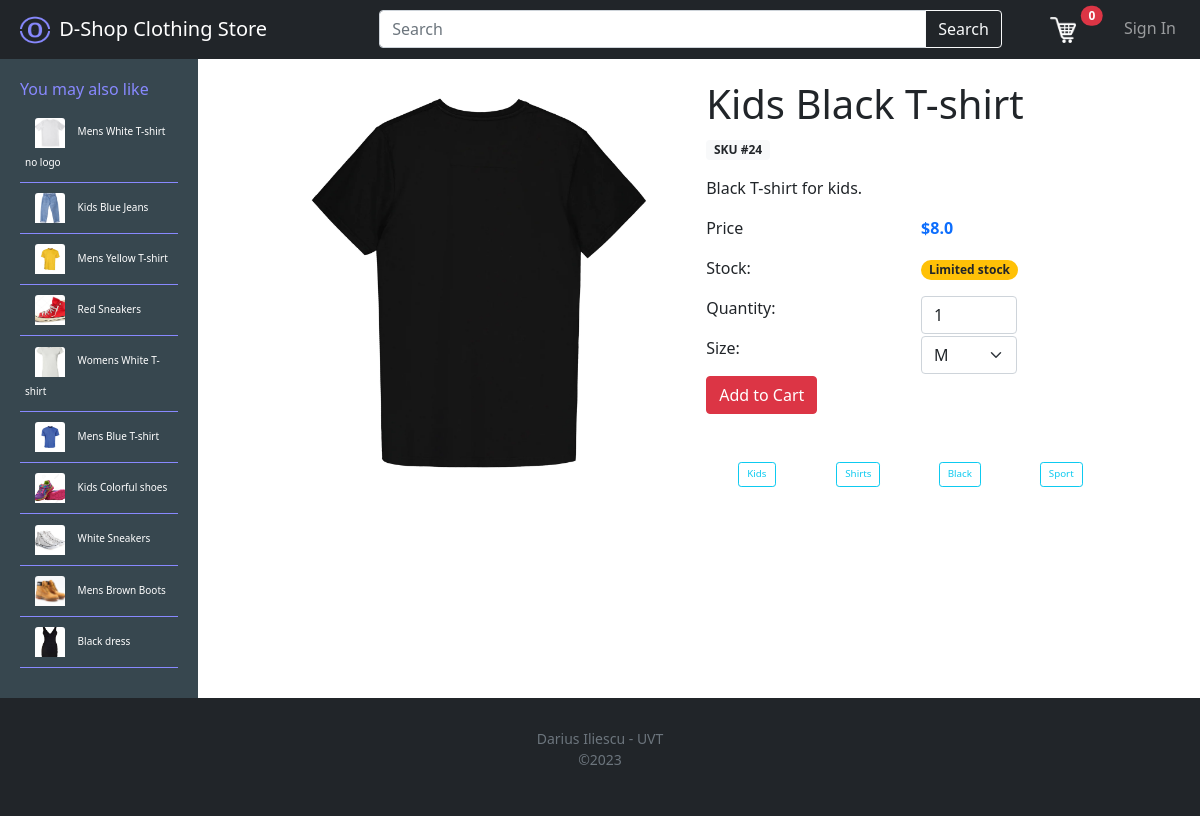
The page /productDescription?prodId=24 on the database its author committed.
### tables this page shows
CREATE TABLE "prods" (
	"prodId"	INTEGER,
	"name"	TEXT,
	"price"	REAL,
	"descr"	TEXT,
	"img"	TEXT,
	"stock"	INTEGER,
	"categId"	INTEGER,
	PRIMARY KEY("prodId"),
	FOREIGN KEY("categId") REFERENCES "categs"("categId")
);

CREATE TABLE "categs" (
	"categId"	INTEGER,
	"name"	TEXT, filterId INTEGER,
	PRIMARY KEY("categId")
);

### main.py (the view)
@app.route("/productDescription")
def productDescription():
    loggedIn, fName, itemsNo, userId, isAdmin = getLoginDetails()
    prodId = request.args.get('prodId')
    with sqlite3.connect('database.db') as cnn:
        crs = cnn.cursor()
        crs.execute('SELECT prodId, name, price, descr, img, stock FROM prods WHERE prodId = ?', (prodId, ))
        productData = crs.fetchone()
        crs.execute(''' select idValue, name, size_stoc.stock
                    from size_values
                    left join size_stoc
                        on (size_values.idValue = size_stoc.sizeId and size_stoc.prodId = ?)
                    where idGroup = (
                        select idGroup from size_cats where idCat in (
                            select catId from prodcat where prodId = ?
                        )
                    )''', (prodId, prodId))
        sizes = crs.fetchall()
        crs.execute('''select
                            categs.name, categs.categId
                        from prodcat
                        LEFT JOIN categs on prodcat.catId = categs.categId
                        where prodId=? ''', (prodId, ))
        tags = crs.fetchall()
        similar = get_similar_products(tags)
        if sizes:
            calculatedStock = 0
            for (idSize, sizeName, qty) in sizes:
                if qty:
                    calculatedStock = calculatedStock + 1
            productData = (productData[0], productData[1], productData[2], productData[3], productData[4], calculatedStock)
    cnn.close()
    return render_template("productDescription.html", data=productData, sizes=sizes, tags=tags, similar=similar, loggedIn = loggedIn, fName = fName, itemsNo = itemsNo, isAdmin=isAdmin)

### main.py (called while the page is built, shortened)
def getLoginDetails():
    isAdmin = False
    with sqlite3.connect('database.db') as cnn:
        crs = cnn.cursor()
        if 'email' not in session:
            loggedIn = False
            fName = ''
            itemsNo = 0
            userId = 0
    cnn.close()
    return (loggedIn, fName, itemsNo, userId, isAdmin)

def get_similar_products(tags):
    similar = []
    categIds = []
    for t in tags:
        categIds.append( t[1] )
    ids = ','.join(map(str, categIds))
    with sqlite3.connect('database.db') as cnn:
        crs = cnn.cursor()
        crs.execute(''' select prodId, name, img
                        from prods
                        where prodId in (
                            select
                            distinct(prodId)
                                from
                                    prodcat
                                where
                                    prodcat.catId in ( ''' + ids + ''' )
                        )
                        ORDER BY RANDOM()
                        limit 10;
                        ''')
        similar = crs.fetchall()
        random.shuffle(similar)
    return similar

### templates/productDescription.html (shortened to what this page needs)
{% extends "main.html" %}
{% block body %}
<div class="container">
	<div class="row">
		<div class="col-6">
			<img src={{url_for('static', filename='uploads/'+data[4]) }} class="productImage"/>
		</div>
		<div class="col-6">
			<h1>{{data[1]}}</h1>
			<p><span class="badge bg-light text-dark">SKU #{{data[0]}}</span></p>
			<p>{{data[3]}}</p>
			<div class="row">
				<div class="col">
					<p>Price</p>
				</div>
				<div class="col">
					<p><strong class="text-primary">${{data[2]}}</strong></p>
				</div>
			</div>
			<div class="row">
				<div class="col">
					<p>Stock:</p>
				</div>
				<div class="col">
					{% if data[5] > 2 %}
                    	<span class="badge rounded-pill bg-success">In stock</span>
					{% elif data[5] > 0 %}
						<span class="badge rounded-pill bg-warning text-dark">Limited stock</span>
					{% else %}
						<span class="badge rounded-pill bg-secondary">Out of stock</span>
					{% endif %}
				</div>
			</div>
			<form action="/addToCart" method="POST">
				<div class="row">
					<div class="col">
						<p>Quantity:</p>
					</div>
					<div class="col">
						<input class="form-control w-50" type="text" value="1" name="qty" />
					</div>
				</div>
				{% if sizes and data[5] > 0 %}
				<div class="row">
					<div class="col">
						<p>Size:</p>
					</div>
					<div class="col">
						<select class="form-select w-50" aria-label="Size" name="sizeId">
						{% for row in sizes %}
							{% if row[2]: %}
								<option value="{{row[0]}}">{{row[1]}}</option>
							{% endif %}
						{% endfor %}
						</select>
					</div>
				</div>
				{% else %}
					<input type="hidden" value="0" name="sizeId" />
				{% endif %}
				{% if data[5] > 0 %}
					<input type="submit" class="btn btn-danger" value="Add to Cart" />
				{% else %}
					<input type="submit" class="btn btn-dark" disabled="disabled" value="Add to Cart" />
				{% endif %}
			</form>
			{% if tags %}
			<div class="mt-5 small" id="tags">
				{% for t in tags %}
					<form action="/search" method="POST">
						<input type="submit" class="btn btn-outline-info btn-sm" value="{{t[0]}}"/>
					</form>
				{% endfor %}
			</div>
			{% endif %}
		</div>
	</div>
</div>
{% endblock %}

### templates/similar.html
{% if similar %}
<div id="similar">
        <h3>You may also like</h3>
        <ul>
        {% for p in similar %}
            <li>
                <a href="/productDescription?prodId={{p[0]}}">
                    <img class="card-img-top" src={{ url_for('static', filename='uploads/' + p[2]) }} id="itemImage" />
                    <span>{{p[1]}}</span>
                </a>
            </li>
        {% endfor %}
        </ul>
</div>
{% endif %}

### static/css/darius.css (style rules this page uses)
.card-img-top { width: 100%; height: 15vw; object-fit: cover; }
.productImage { width: 100%; }
#tags { display: grid; grid-template-columns: repeat(auto-fit, minmax(10px, 1fr)); justify-items: center; }
#tags .btn-sm { font-size: .7em; }
#similar h3 { color: #8889ff; font-size: 16px; }
#similar ul { list-style: none; margin: 0px; padding: 0px; }
#similar li { list-style-type: none; list-style-position: outside; margin: 0px; padding: 10px 5px ; border-bottom: 1px solid #8889ff; }
#similar img { max-width: 30px; max-height: 30px; margin: 0px 10px 0px; }
#similar a { color: #fff; font-size: 10px; text-decoration: none; }

### rows shown on the page
prods: img (picture), name "Mens White T-shirt no logo"
prods: img (picture), name "Kids Blue Jeans"
prods: img (picture), name "Mens Yellow T-shirt"
prods: img (picture), name "Red Sneakers"
prods: img (picture), name "Womens White T-shirt"
prods: img (picture), name "Mens Blue T-shirt"
prods: img (picture), name "Kids Colorful shoes"
prods: img (picture), name "White Sneakers"
prods: img (picture), name "Mens Brown Boots"
prods: img (picture), name "Black dress"
prods: img (picture), name "Kids Black T-shirt", prodId "24", descr "Black T-shirt for kids.", price "8.0"
categs: name "Kids"
categs: name "Shirts"
categs: name "Black"
categs: name "Sport"

### other values the page prints
{{ itemsNo }} "0"
form field sizeId "M"
